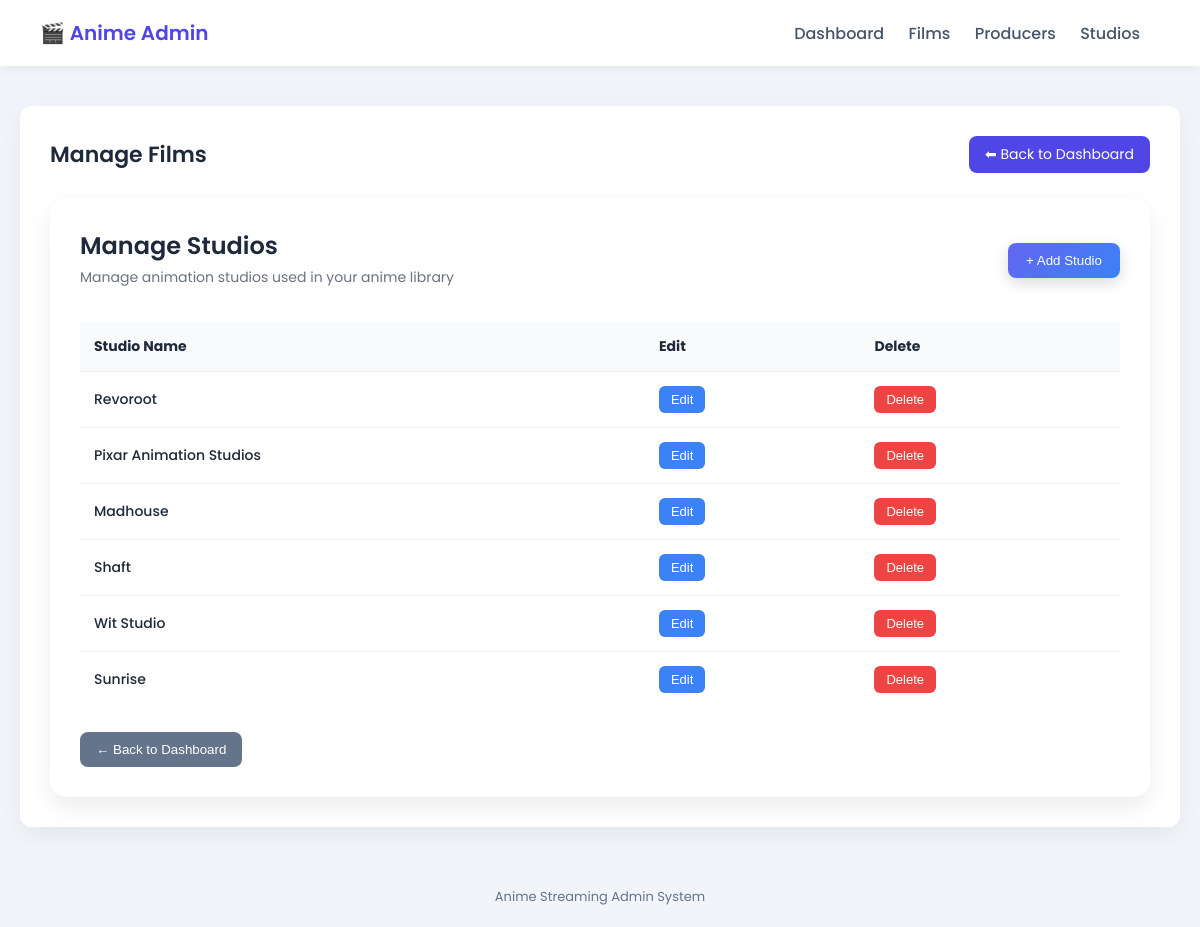
Page /dashboard-admin/manage-studio/ (signed in) on the earlier database version.
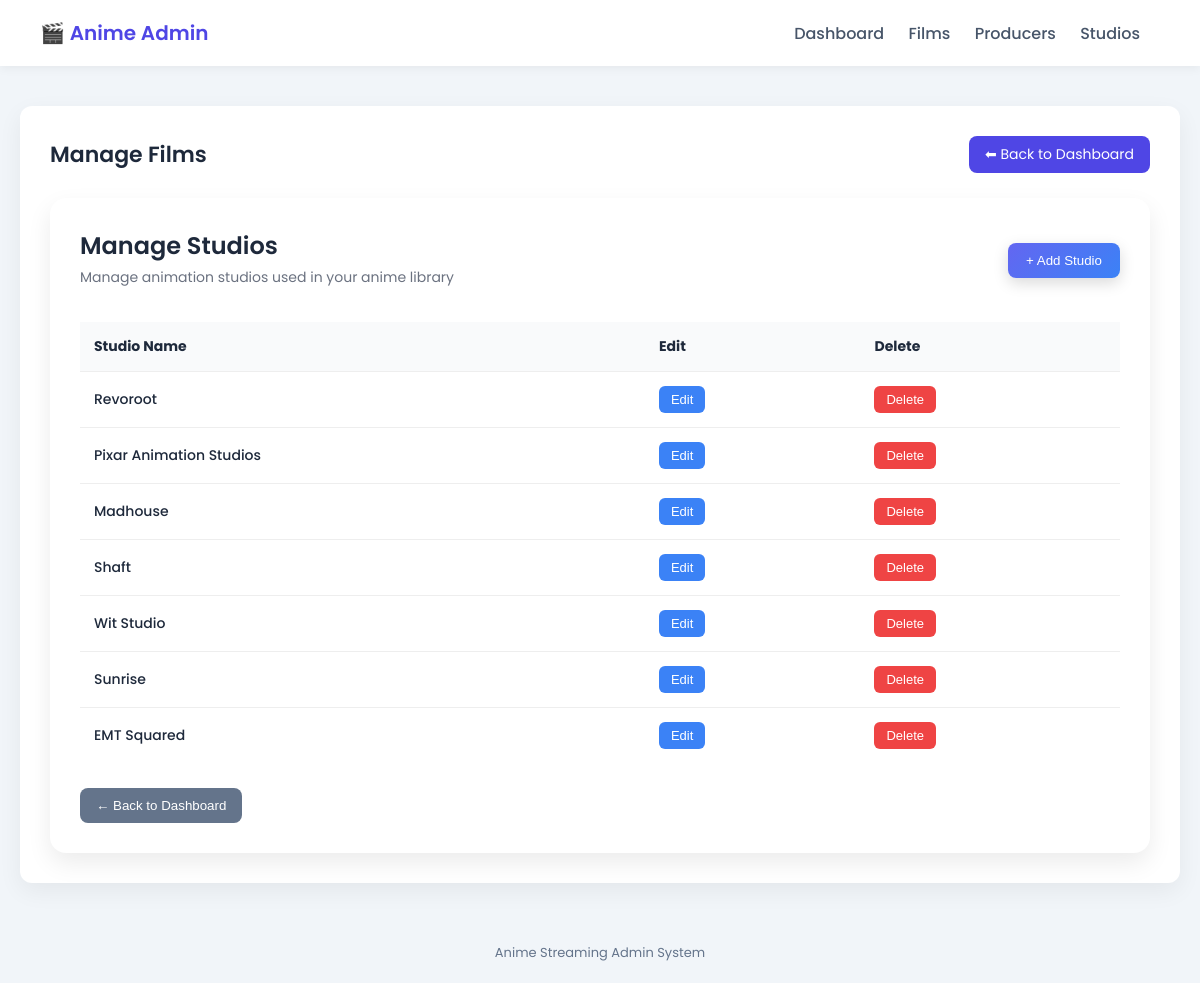
Same page on the later database version.
### core/StreamingApp/models.py (models this page shows, shortened)
class Studio(models.Model):
    class Meta:
        constraints = [
            UniqueConstraint(
                Lower('studio_name'),
                name='unique_studio_name_case_insensitive'
            )
        ]
    studio_id = models.UUIDField(primary_key=True, default=uuid.uuid4, editable=False)
    studio_name = models.CharField(max_length=255)
    created_at = models.DateTimeField(auto_now_add=True)
    updated_at = models.DateTimeField(auto_now=True)

### core/StreamingApp/views.py (the view)
class ManageStudioView(AdminRequiredView):
    def get(self,request):
        studios = Studio.objects.all()
        return render(request, 'admin/manage_studio.html', {
            'studios' : studios
        })

### core/StreamingApp/views.py (called while the page is built)
    def dispatch(self, request, *args, **kwargs):
        if not request.user.is_authenticated:
            return redirect(f"{reverse('admin_login')}?next={request.path}")
        if getattr(request.user, 'role', None) != 'admin':
            return redirect('homepage')
        return super().dispatch(request, *args, **kwargs)

### core/templates/admin/manage_studio.html (shortened to what this page needs)
{% extends 'base_admin/base_manage_film.html' %}
{% block content %}
<div style="
background:white;
padding:30px;
border-radius:16px;
box-shadow:0 10px 25px rgba(0,0,0,0.08);
font-family:'Poppins',sans-serif;
">
<div style="
display:flex;
justify-content:space-between;
align-items:center;
flex-wrap:wrap;
gap:15px;
margin-bottom:30px;
">
<div>
<h2 style="margin:0;font-weight:600;">
Manage Studios
</h2>
<p style="
margin:4px 0;
font-size:14px;
color:#6b7280;
">
Manage animation studios used in your anime library
</p>
</div>
<a href="{% url 'add_studio' %}">
<button style="
background:linear-gradient(135deg,#6366f1,#3b82f6);
padding:10px 18px;
border:none;
border-radius:8px;
color:white;
font-weight:500;
cursor:pointer;
box-shadow:0 5px 15px rgba(0,0,0,0.15);
">
+ Add Studio
</button>
</a>
</div>
{% if studios %}
<div style="overflow-x:auto;">
<table style="
width:100%;
border-collapse:collapse;
font-size:14px;
">
<thead>
<tr style="
background:#f9fafb;
text-align:left;
">
<th style="padding:14px;">Studio Name</th>
<th style="padding:14px;">Edit</th>
<th style="padding:14px;">Delete</th>
</tr>
</thead>
<tbody>
{% for studio in studios %}
<tr style="
border-top:1px solid #eee;
transition:0.2s;
"
onmouseover="this.style.background='#f9fafb'"
onmouseout="this.style.background='white'"
>
<td style="
padding:14px;
font-weight:500;
">
{{ studio.studio_name }}
</td>
<td style="padding:14px;">
<a href="{% url 'edit_studio' studio_id=studio.studio_id %}">
<button style="
background:#3b82f6;
padding:6px 12px;
border:none;
border-radius:6px;
color:white;
cursor:pointer;
font-size:13px;
">
Edit
</button>
</a>
</td>
<td style="padding:14px;">
<form method="post" action="{% url 'delete_studio' studio_id=studio.studio_id %}">
<button style="
background:#ef4444;
padding:6px 12px;
border:none;
border-radius:6px;
color:white;
cursor:pointer;
font-size:13px;
">
Delete
</button>
</form>
</td>
</tr>
{% endfor %}
</tbody>
</table>
</div>
{% else %}
<p style="color:#6b7280;">
No studios found.
</p>
{% endif %}
<div style="margin-top:25px;">
<a href="{% url 'admin_homepage' %}">
<button style="
background:#64748b;
padding:10px 16px;
border:none;
border-radius:8px;
color:white;
cursor:pointer;
">
← Back to Dashboard
</button>
</a>
</div>
</div>
{% endblock %}

Differences in the rows shown:
added Studio: studio_name "EMT Squared"
